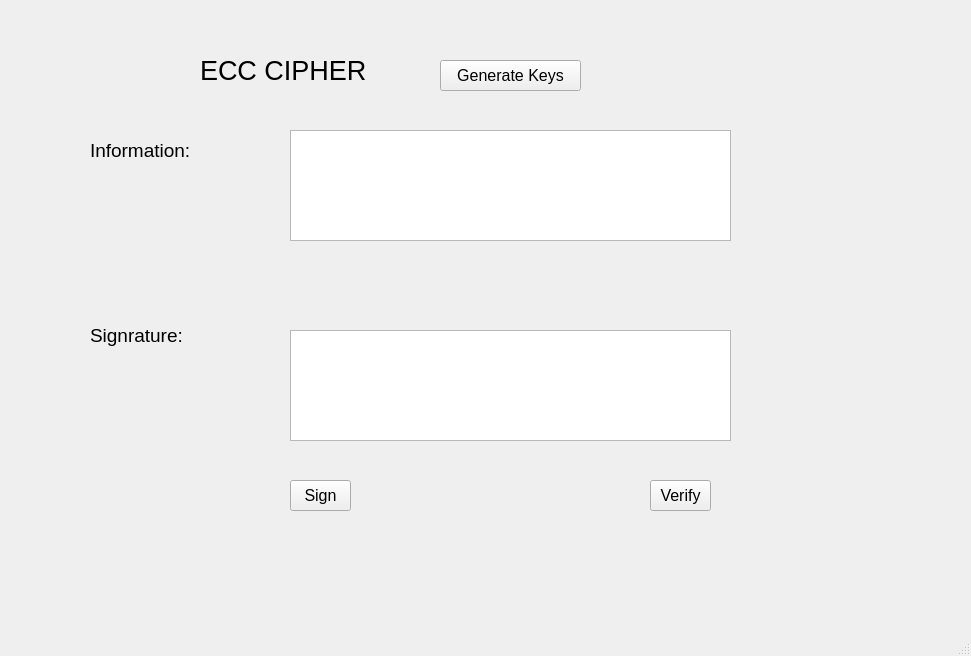
<?xml version="1.0" encoding="UTF-8"?>
<ui version="4.0">
 <class>MainWindow</class>
 <widget class="QMainWindow" name="MainWindow">
  <property name="geometry">
   <rect>
    <x>0</x>
    <y>0</y>
    <width>971</width>
    <height>656</height>
   </rect>
  </property>
  <property name="font">
   <font>
    <pointsize>12</pointsize>
   </font>
  </property>
  <property name="windowTitle">
   <string>MainWindow</string>
  </property>
  <widget class="QWidget" name="centralwidget">
   <widget class="QLabel" name="label">
    <property name="geometry">
     <rect>
      <x>200</x>
      <y>40</y>
      <width>191</width>
      <height>61</height>
     </rect>
    </property>
    <property name="font">
     <font>
      <pointsize>20</pointsize>
     </font>
    </property>
    <property name="text">
     <string>ECC CIPHER</string>
    </property>
   </widget>
   <widget class="QToolButton" name="btn_generate">
    <property name="geometry">
     <rect>
      <x>440</x>
      <y>60</y>
      <width>141</width>
      <height>31</height>
     </rect>
    </property>
    <property name="font">
     <font>
      <pointsize>12</pointsize>
     </font>
    </property>
    <property name="text">
     <string>Generate Keys</string>
    </property>
   </widget>
   <widget class="QLabel" name="label_2">
    <property name="geometry">
     <rect>
      <x>90</x>
      <y>130</y>
      <width>131</width>
      <height>41</height>
     </rect>
    </property>
    <property name="font">
     <font>
      <pointsize>14</pointsize>
     </font>
    </property>
    <property name="text">
     <string>Information:</string>
    </property>
   </widget>
   <widget class="QLabel" name="label_3">
    <property name="geometry">
     <rect>
      <x>90</x>
      <y>320</y>
      <width>121</width>
      <height>31</height>
     </rect>
    </property>
    <property name="font">
     <font>
      <pointsize>14</pointsize>
     </font>
    </property>
    <property name="text">
     <string>Signrature:</string>
    </property>
   </widget>
   <widget class="QTextEdit" name="txt_infor">
    <property name="geometry">
     <rect>
      <x>290</x>
      <y>130</y>
      <width>441</width>
      <height>111</height>
     </rect>
    </property>
   </widget>
   <widget class="QTextEdit" name="txt_sign">
    <property name="geometry">
     <rect>
      <x>290</x>
      <y>330</y>
      <width>441</width>
      <height>111</height>
     </rect>
    </property>
   </widget>
   <widget class="QToolButton" name="btn_sign">
    <property name="geometry">
     <rect>
      <x>290</x>
      <y>480</y>
      <width>61</width>
      <height>31</height>
     </rect>
    </property>
    <property name="font">
     <font>
      <pointsize>12</pointsize>
     </font>
    </property>
    <property name="text">
     <string>Sign</string>
    </property>
   </widget>
   <widget class="QToolButton" name="btn_verify">
    <property name="geometry">
     <rect>
      <x>650</x>
      <y>480</y>
      <width>61</width>
      <height>31</height>
     </rect>
    </property>
    <property name="text">
     <string>Verify</string>
    </property>
   </widget>
  </widget>
  <widget class="QMenuBar" name="menubar">
   <property name="geometry">
    <rect>
     <x>0</x>
     <y>0</y>
     <width>971</width>
     <height>34</height>
    </rect>
   </property>
  </widget>
  <widget class="QStatusBar" name="statusbar"/>
 </widget>
 <resources/>
 <connections/>
</ui>
